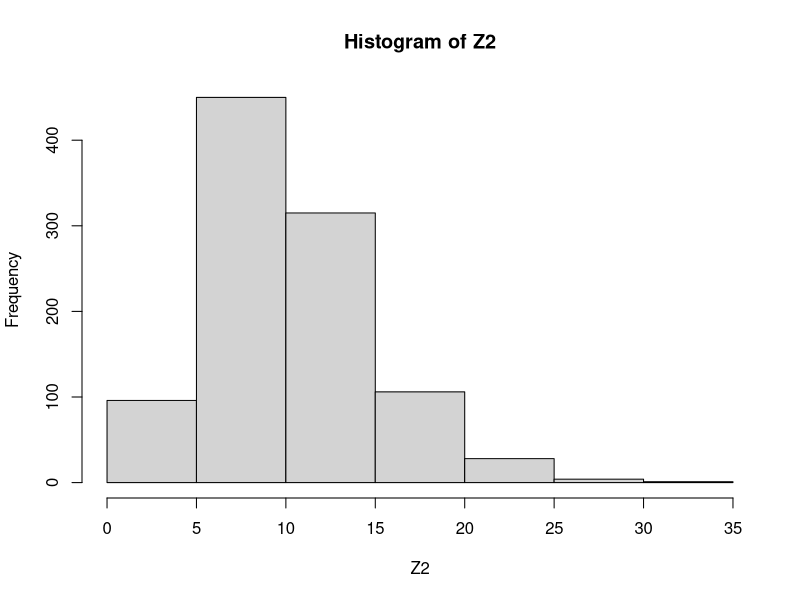

The R source for this figure:
#Autor: Elmar de Oliveira Uhl - 2021
#Gera uma distribuição Chi2 a partir de n distribuições normal padrao

n = 10 #Numero de distribuiçoes normais padrao a serem geradas

n_normal = 1000 #Numero de valores em cada distribuição normal
x = rnorm(n_normal)
Z2 = x*x

for (i in 1:(n-1)) {
x = rnorm(n_normal)
Z2 = Z2 + x*x
}

hist(Z2)

# limpeza da memoria
rm('Z2')
rm('x')
